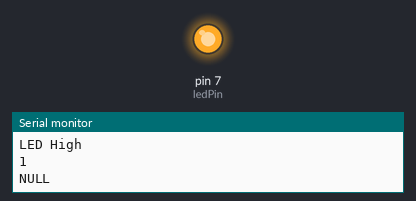
Simulated run of this sketch. Board: Arduino Uno, built with avr-gcc and run on an emulated ATmega328P. Parts: output pins drawn as LEDs (lit = HIGH), the last lines printed to the serial monitor.

Above: at 1.5 s.
At 4.5 s:
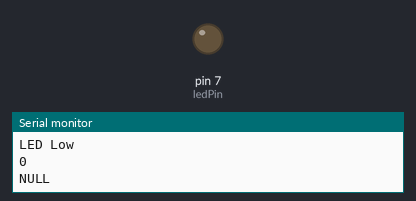
Timing chart, 0 to 7.8 s (numbered marks = the images above):
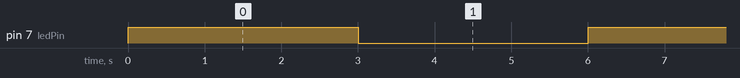

Measured:
- by itself, pin 7 (ledPin): alternates HIGH for 3.0 s and LOW for 3.0 s

The sketch:

digitalRead_on_OUTPUT_pins.ino
```cpp
const int ledPin = 7;

void setup() {
  Serial.begin(38400);
  pinMode(ledPin, OUTPUT);
  digitalWrite(ledPin, LOW);
}

void loop() {
  Serial.println("LED High");
  digitalWrite(ledPin, HIGH);
  int ledPinState = digitalRead(ledPin);
  Serial.println(ledPinState);
  if(ledPin == HIGH) {
    Serial.println("ON");
  }
  else {
    Serial.println("NULL");
  }
  delay(3000);
  Serial.println("LED Low");
  digitalWrite(ledPin, LOW);
  ledPinState = digitalRead(ledPin);
  Serial.println(ledPinState);
  if(ledPin == LOW) {
    Serial.println("OFF");
  }
  else {
    Serial.println("NULL");
  }
  delay(3000);
}
```
